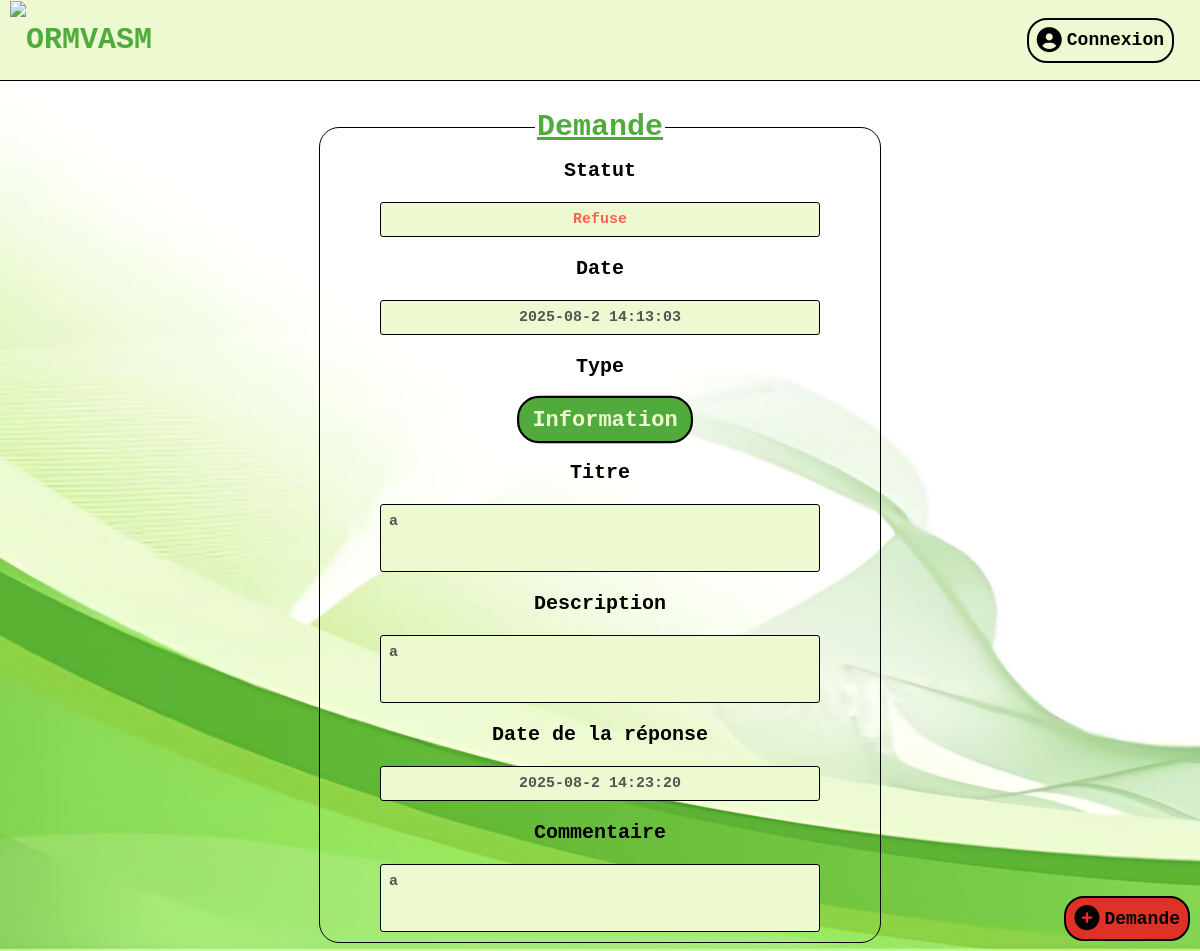
The app's page /Pages/voirdemande.php?id=38 with its own data.
### tables this page shows
CREATE TABLE IF NOT EXISTS `demandes` (
  `id` int NOT NULL AUTO_INCREMENT,
  `id_utilisateur` int NOT NULL,
  `titre` varchar(260) DEFAULT NULL,
  `description` text,
  `reponse` text,
  `datedemande` varchar(50) DEFAULT NULL,
  `type` varchar(20) DEFAULT NULL,
  `statut` varchar(40) DEFAULT NULL,
  `datereponse` varchar(40) DEFAULT NULL,
  PRIMARY KEY (`id`),
  KEY `id_utilisateur` (`id_utilisateur`)
);

### Pages/voirdemande.php (the view, shortened to what this page needs)
<?php
    require_once '../PHP/affichage.php';
    $mysqldb = connexionDB();
    $sql = "SELECT * FROM demandes WHERE id = :id";
    $statement = $mysqldb->prepare($sql);
    $statement->execute([
        ':id' => $_GET['id'],
    ]);
    $demande = $statement->fetch(PDO::FETCH_ASSOC);
?>
<!DOCTYPE HTML>
<html>
    <body>
        <form action="../PHP/formulairereponse.php" method="POST" onsubmit="return checkValidation();">
            <fieldset class="formulaire">
                <legend class="legend">Demande</legend>
                <div class="champs">
                    <?php
                        echo '<label for="statut">Statut</label>';
                        echo '<div class="groupe">';
                        if($demande['statut'] == "En attente"){
                            $style = "attente";
                        }
                        else if($demande['statut'] == "Valide"){
                            $style = "valide";
                        }
                        else{
                            $style = "refuse";
                        }
                        echo '<input type="text" name="statut" id="statut" class="inputformulaire '.$style.'" value="'.$demande['statut'].'" disabled>';
                        echo '</div>';
                    ?>
                    <label for="date">Date</label>
                    <div class="groupe">
                        <input type="text" name="date" id="date" class="inputformulaire" value="<?php echo($demande['datedemande']); ?>" disabled>
                    </div>
                    <label>Type</label>
                    <div class="groupe radio">
                        <?php
                            $string = str_split($demande['type']);
                            $type = strtoupper($string[0]);
                            $i=0;
                            foreach($string as $s){
                                if($i!=0){
                                    $type = $type . $s;
                                }
                                $i = 1;
                            }
                            echo '<label for="'.$demande['type'].'">'.$type.'</label>';
                        ?>
                    </div>
                    <label for="titre">Titre</label>
                    <div class="groupe">
                        <textarea type="text" name="titre" id="titre" class="textformulaire fit" placeholder="Ecrivez ici le titre de la demande..." maxlength="92" disabled><?php echo($demande['titre']); ?></textarea>
                    </div>
                    <label for="description">Description</label>
                    <div class="groupe">
                        <textarea type="text" name="description" id="description" class="textformulaire fit" placeholder="Ecrivez ici la description de la demande..." maxlength="1978" disabled><?php echo($demande['description']); ?></textarea>
                    </div>
                    <?php
                        if($_SESSION['role'] != "admin"){
                            if($demande['statut'] != "En attente"){
                                echo '<label for="datereponse">Date de la réponse</label>';
                                echo '<div class="groupe">';
                                echo '    <input type="text" name="datereponse" id="datereponse" class="inputformulaire" value="'.$demande['datereponse'].'" disabled>';
                                echo '</div>';
                                echo '<label for="reponse">Commentaire</label>';
                                echo '<div class="groupe">';
                                echo '<textarea type="text" name="reponse" id="reponse" class="textformulaire margin" placeholder="Ecrivez ici votre commentaire..." maxlength="1978" disabled>'.$demande['reponse'].'</textarea>';
                                echo '</div>';
                            }
                            else{
                                echo '<div class="margin"></div>';
                            }
                        }
                    ?>
                </div>
            </fieldset>
        </form>
    </body>
</html>

### CSS/style.css (style rules this page uses)
body { background-image: url("../Data/fondecran.jpeg"); background-size: cover; background-position: center; background-repeat: no-repeat; background-attachment: fixed; }
.lienlogo, .lienlogoicone, .inputradio + label { display: flex; justify-content: center; align-items: center; width: auto; height: 98%; text-decoration: none; margin-left: 10px; }
.lienlogoicone, .inputradio + label { border-radius: 20px; border: 2px solid black; padding: 8px; }
.champs { display: flex; justify-content: center; align-items: center; flex-direction: column; color: black; font-size: 20px; font-family: 'Courier New', Courier, monospace; font-weight: bold; gap: 20px; width: 100%; }
.formulaire { display: flex; justify-content: center; align-items: center; width: 550px; height: auto; margin: 110px auto 2px auto; padding: 5px; border-radius: 20px; color: black; text-align: center; border: 1px solid black; }
.legend { color: #50ab3c; text-decoration: underline; font-size: 30px; font-weight: bold; font-family: 'Courier New', Courier, monospace; margin-bottom: 10px; }
.inputformulaire, .submitformulaire, .compteformulaire, .textformulaire, .selectstatut, .selectstatut select { width: 100%; border-radius: 3px; border: 1px solid black; font-size: 15px; padding: 8px; font-weight: bold; font-family: 'Courier New', Courier, monospace; text-align: center; background-color: #edf9d1; }
.groupe { display: flex; align-items: center; justify-content: space-between; width: 80%; }
.margin { margin-bottom: 5px; }
.inputradio + label { background-color: #edf9d1; color: black; cursor: pointer; width: 140px; }
.inputradio:checked + label { transform: scale(1.1); background-color: #50ab3c; color: #edf9d1; }
.textformulaire { text-align: left; min-height: 30px; resize: none; overflow: hidden; }
.radio { display: flex; flex-wrap: wrap; justify-content: center; align-items: center; width: 100%; gap: 10px; }
.refuse { color: tomato; }

### records on screen
demandes: statut "Refuse", date "2025-08-2 14:13:03", titre "a", description "a", datereponse "2025-08-2 14:23:20", reponse "a"

### other values on screen
$type "Information"
